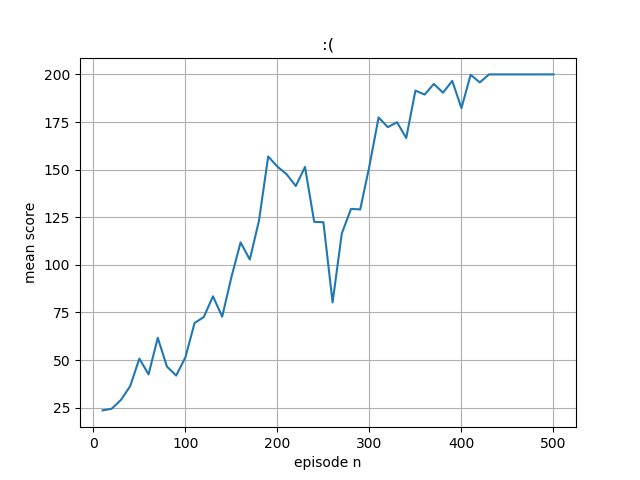

Write the Python code that produced this figure.
import numpy as np
import gym
import sys
import tensorflow as tf 
import matplotlib
import matplotlib.pyplot as plt
model = tf.keras.models.Sequential([
  tf.keras.layers.Dense(128,input_shape=(1,4),activation='relu'),
  tf.keras.layers.Dense(2, activation='softmax')
])
optimizer = tf.keras.optimizers.Adam(learning_rate = 0.01)
#compute_loss = tf.keras.losses.MSE
#compute_loss = tf.keras.losses.BinaryCrossentropy()
compute_loss = tf.keras.losses.CategoricalCrossentropy()
model.summary()
episode_n=[]
mean_score=[]
def reset_grad_buffer(grad_buffer):
    for ix,grad in enumerate(grad_buffer):
        grad_buffer[ix] = grad * 0
    return grad_buffer

def discount_normalize_rewards(r, gamma = 0.99):
    discounted_r = np.zeros_like(r)
    running_add = 0
    for t in reversed(range(0, r.size)):
        running_add = running_add * gamma + r[t]
        discounted_r[t] = running_add
        # print(discounted_r)
    discounted_r -= np.mean(discounted_r)
    discounted_r /= np.std(discounted_r)
    return discounted_r
env = gym.make('CartPole-v0')
env.seed(1)
# env._max_episode_steps = 1000
episodes = 500
batch_size = 10
score=0
grad_buffer = model.trainable_variables
reset_grad_buffer(grad_buffer)
for e in range(episodes):
  
  state = env.reset()
  
  episode_memory = []
  episode_score = 0
  done = False 
  while not done:
    with tf.GradientTape() as tape:
      #forward pass
      state = state.reshape([1,4])
      logits = model(state)
      a_dist = logits.numpy()
      # Choose random action with p = action 
      a = np.random.choice(a_dist[0],p=a_dist[0])
      a, = np.where(a_dist[0] == a)
      a=a[0]   #need numpy int64
      # if(a==0):
      # 	loss = compute_loss([[1,0]], logits)
      # else:
      # 	loss = compute_loss([[0,1]], logits)
      loss=-tf.math.log(tf.gather(tf.squeeze(logits),tf.convert_to_tensor(a)))
    # make the choosen action 
    state, reward, done, _ = env.step(a)
    episode_score +=reward
    grads = tape.gradient(loss, model.trainable_variables)
    episode_memory.append([grads,reward])
  score+=episode_score
  episode_memory = np.array(episode_memory)
  episode_memory[:,1] = discount_normalize_rewards(episode_memory[:,1])
  for grads, r in episode_memory:
    for ix,grad in enumerate(grads):
      grad_buffer[ix] += grad*r
  print("Episode  {}  Score  {}".format(e, episode_score))

  if (e+1) % batch_size == 0:
    episode_n.append(e+1)
    mean_score.append(score/10)
    print("Episode  mean  score  {}".format(score/10))
    score=0
    print("Policy Updated")
    optimizer.apply_gradients(zip(grad_buffer, model.trainable_variables))
    reset_grad_buffer(grad_buffer)  

fig, ax = plt.subplots()
ax.plot(episode_n, mean_score)
ax.set(xlabel='episode n', ylabel='mean score',title=':(')
ax.grid()
fig.savefig("test1.png")
plt.show()
